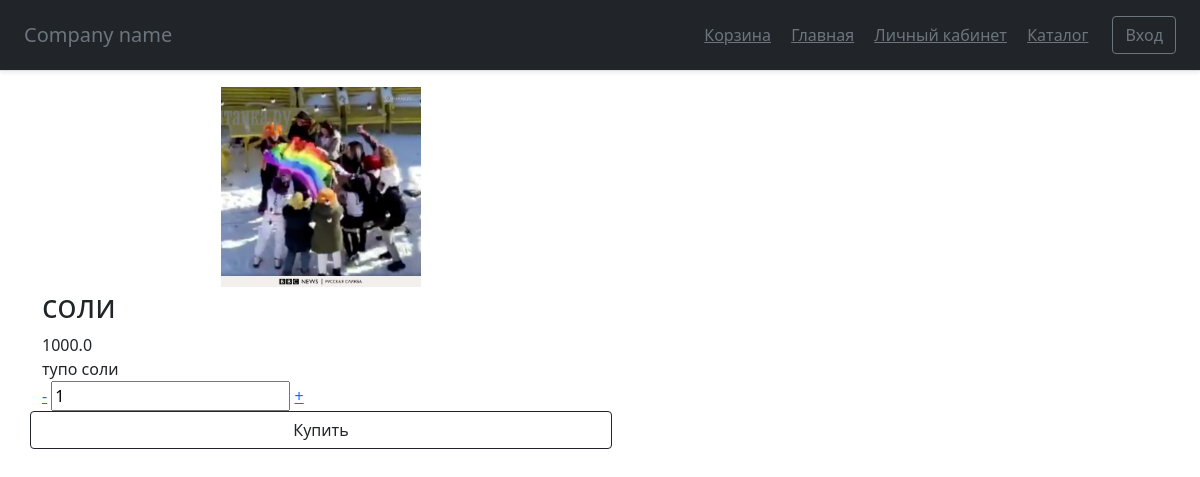
/item/1, run on an earlier commit of the app's database.
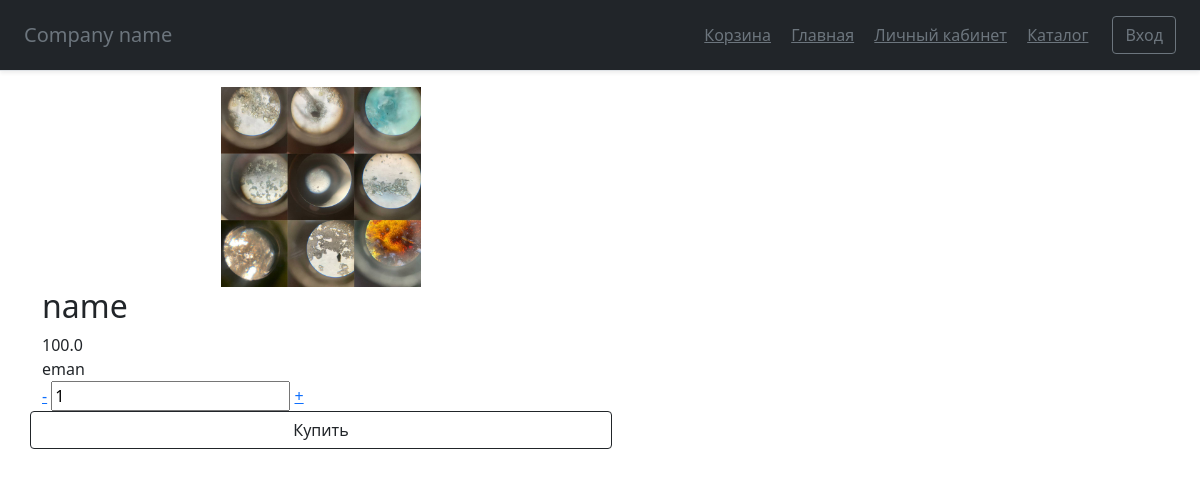
And on a later commit of the database.
### main.py (models this page shows)
class Items(db.Model):
    id = db.Column(db.Integer, primary_key=True, autoincrement=True)
    name = db.Column(db.String(100), nullable=True)
    description = db.Column(db.Text, nullable=True)
    photo_url = db.Column(db.Text, nullable=True)
    count = db.Column(db.Integer, nullable=True)
    price = db.Column(db.Float, nullable=True)

### main.py (the view, shortened to what this page needs)
    @app.route('/item/<id>', methods=['POST', 'GET'])
    def item(id):
        if request.method == 'GET':
            item = Items.query.filter(Items.id == id).all()[0]
            return render_template('item.html', item=item)

### templates/item.html
{% extends "base.html" %}
{% block content %}
<div class="content">
	<div class="container product padding-top">
		<div class="col-sm-6 product-gallery magnific-wrap">
			<div class="img-medium text-center">
				<div class="medium-slider">
						<img src="/{{ item.photo_url }}" width='200px' height="200px">
				</div>
			</div>
		</div>
		<div class="col-sm-6">
			<div class="row">
				<h2 data-product="116">{{ item.name }}</h2>
				<div class="cost">
					<div style="display: inline;" id="product_price">
						<span>{{ item.price }}</span>
					</div>
				</div>
			</div>
			<div class="rating-wrap">
				{{ item.description }}
				<form method="post">
					<div class="row product-count">
						<div class="counting inline-block">
							<a href="" class="a-less disabled">-</a>
							<input type="text" value="1" id="product_amount" data-max="50">
							<a href="" class="a-more">+</a>
						</div>
						<button class="w-100 btn btn-outline-dark" type="submit">Купить</button>
					</div>
				</form>
		</div>
	</div>
{% endblock %}

### templates/base.html (shortened to what this page needs)
<!doctype html>
<html lang="ru">
  <head>
      <link href="https://cdn.jsdelivr.net/npm/bootstrap@5.0.0-beta2/dist/css/bootstrap.min.css"
          rel="stylesheet"
>
        <link href="/static/css/{{ css_file }}" rel="stylesheet">
  </head>
  <body>
<header class="d-flex flex-column flex-md-row align-items-center p-3 px-md-4 mb-3 bg-dark border-bottom shadow-sm">
  <p class="h5 my-0 me-md-auto fw-normal text-muted">Company name</p>
  <nav class="my-2 my-md-0 me-md-3">
    {% if session['id'] %}
    <a class="p-2 text-muted" href="./cart">Корзина</a>
    {% else %}
    <a class="p-2 text-muted" href="./authorization">Корзина</a>
    {% endif %}
    <a class="p-2 text-muted" href="./main_page">Главная</a>
    {% if session['id'] %}
    <a class="p-2 text-muted" href="./personal_info">Личный кабинет</a>
    {% else %}
    <a class="p-2 text-muted" href="./authorization">Личный кабинет</a>
    {% endif %}
    <a class="p-2 text-muted" href="./catalog">Каталог</a>
  </nav>
  {% if session['id'] %}
    <a class="btn btn-outline-secondary" href="./clear">Выход</a>
  {% else %}
    <a class="btn btn-outline-secondary" href="./authorization">Вход</a>
  {% endif %}
</header>
<main role="main" class="{{ class_main }}">
    {% block content %}{% endblock %}
</main>
</body>
</html>

What changed in the data, as far as the page shows it:
changed Items: photo_url: a different picture; name "соли" → "name"; price "1000.0" → "100.0"; description "тупо соли" → "eman"
